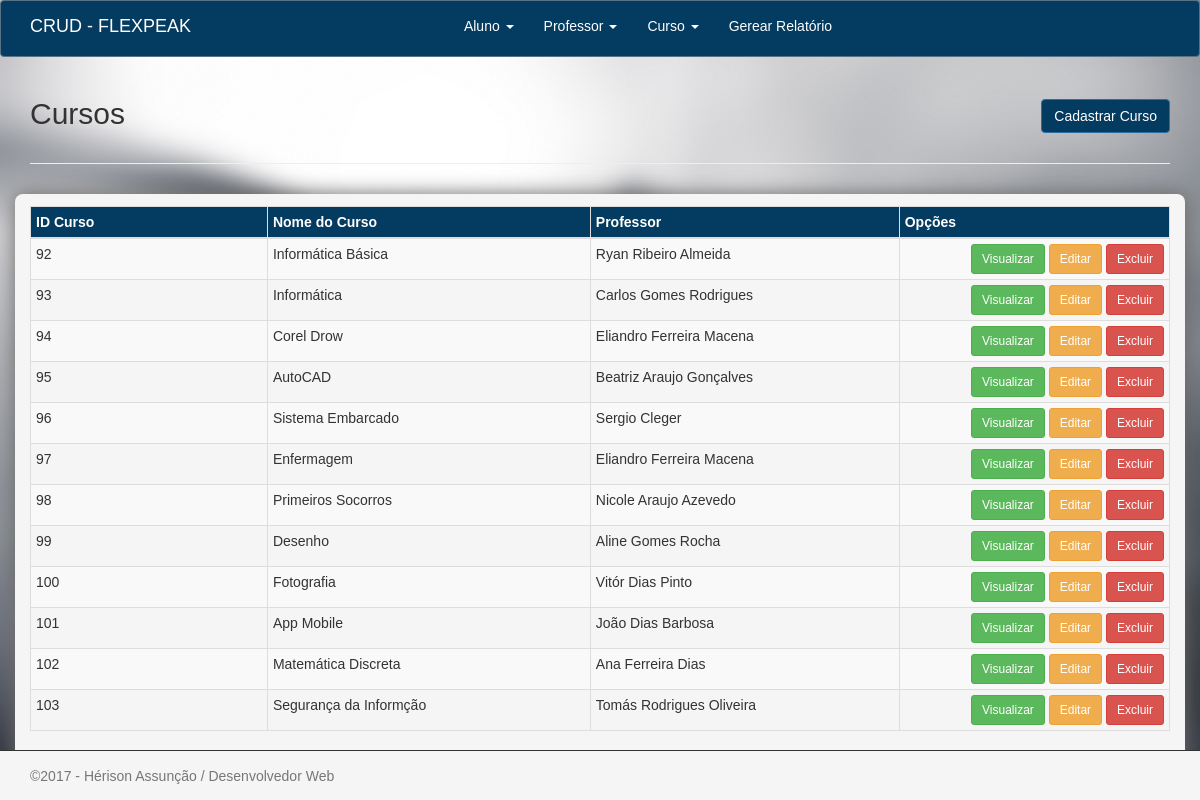
Page /index.php/cursos/GerenciarCurso on the committed database.
### tables this page shows
CREATE TABLE `cursos` (
  `id_curso` int(11) NOT NULL,
  `nome` varchar(150) NOT NULL,
  `data_criacao` timestamp NOT NULL DEFAULT CURRENT_TIMESTAMP,
  `id_professor` int(11) DEFAULT '0'
);

CREATE TABLE `professores` (
  `id_professor` int(11) NOT NULL,
  `nome` varchar(150) NOT NULL,
  `data_nascimento` date NOT NULL,
  `data_criacao` timestamp NOT NULL DEFAULT CURRENT_TIMESTAMP
);

### application/controllers/Cursos.php (called while the page is built, shortened)
<?php
class Cursos extends CI_Controller{
    public function GerenciarCurso(){
        $this->load->model("cursos_model");
        $dados['cursos'] =  $this->cursos_model->buscaTodos();
        $this->load->view('cursos/gerenciar-curso', $dados);
    }
}
?>

### index.php (called while the page is built, shortened)
<?php
require_once BASEPATH.'core/CodeIgniter.php';

### application/models/Cursos_model.php (called while the page is built, shortened)
<?php
class cursos_model extends CI_Model
{
    public function buscaTodos()
    {
        $this->db->select('id_curso, c.nome nome_curso, c.data_criacao criacao_curso, p.id_professor, p.nome nome_professor');
        $this->db->from('cursos c');
        $this->db->join('professores p', 'c.id_professor = p.id_professor');
        $this->db->order_by("id_curso", "asc");
        return $query = $this->db->get()->result_array();
    }
}

### application/views/cursos/gerenciar-curso.php (the view, shortened to what this page needs)
<div class="container bloco-titulo">
    <div class="row">
        <div class="col-xs-6">
            <h2 class="">Cursos</h2>
        </div>
        <div class="col-xs-6 text-right h2">
            <a href="<?=base_url('cursos/cadastro-curso')?>" class="btn btn-primary botao">Cadastrar Curso</a>
        </div>
    </div>
    <hr>
</div>
<div class="container bloco-estilo">
    <table class="table table-hover table-striped table-bordered table-condensed tabled">
        <thead class="" >
        <tr class="bg-primary">
            <th width="4%">ID Curso</th>
            <th width="5%">Nome do Curso</th>
            <th width="5%">Professor</th>
            <th width="4%">Opções</th>
        </tr>
        </thead>
        <tbody>
        <?php if ($cursos) : ?>
            <?php foreach ($cursos as $curso) : ?>
                <tr>
                    <td><?php echo $curso['id_curso']; ?></td>
                    <td><?php echo $curso['nome_curso']; ?></td>
                    <td><?php echo $curso['nome_professor']; ?></td>
                    <td class="actions text-right">
                        <a href="<?=base_url('cursos/visualizarcurso/'.$curso['id_curso'])?>" class="btn btn-sm btn-success"><i class=""></i>Visualizar</a>
                        <a href="<?=base_url('cursos/editarcurso/'.$curso['id_curso'])?>" class="btn btn-sm btn-warning"><i class=""></i> Editar</a>
                        <a href="<?=base_url('cursos/excluircurso/'.$curso['id_curso'])?>" class="btn btn-sm btn-danger"><i class=""></i>Excluir</a>
                    </td>
                </tr>
            <?php endforeach; ?>
        <?php else : ?>
            <tr>
                <td colspan="6">Nenhum registro encontrado.</td>
            </tr>
        <?php endif; ?>
        </tbody>
    </table>
</div>

### assets/css/estilo.css (style rules this page uses)
html, body { height: 100%; background: url(../img/img1.jpg) no-repeat center #333; background-size: cover; }
html, * { margin: 0; padding: 0; }
body { font-family: 'calibri light', calibri, arial, sans-serif; }
.bloco-titulo { padding-top: px; padding-bottom: 0px; }
.bloco-estilo { margin-top: 10px; padding-bottom: 40px; background-color: whitesmoke; border-radius: 8px; box-shadow: 0px 0px 20px #666; }
.btn-primary { background-color: #043b60 !important; }
.bg-primary { background-color: #043b60 !important; }
.tabled { margin-top: 12px; }

### rows in the picture
cursos: id_curso "92", nome "Informática Básica", id_professor.nome "Ryan Ribeiro Almeida"
cursos: id_curso "93", nome "Informática", id_professor.nome "Carlos Gomes Rodrigues"
cursos: id_curso "94", nome "Corel Drow", id_professor.nome "Eliandro Ferreira Macena"
cursos: id_curso "95", nome "AutoCAD", id_professor.nome "Beatriz Araujo Gonçalves"
cursos: id_curso "96", nome "Sistema Embarcado", id_professor.nome "Sergio Cleger"
cursos: id_curso "97", nome "Enfermagem", id_professor.nome "Eliandro Ferreira Macena"
cursos: id_curso "98", nome "Primeiros Socorros", id_professor.nome "Nicole Araujo Azevedo"
cursos: id_curso "99", nome "Desenho", id_professor.nome "Aline Gomes Rocha"
cursos: id_curso "100", nome "Fotografia", id_professor.nome "Vitór Dias Pinto"
cursos: id_curso "101", nome "App Mobile", id_professor.nome "João Dias Barbosa"
cursos: id_curso "102", nome "Matemática Discreta", id_professor.nome "Ana Ferreira Dias"
cursos: id_curso "103", nome "Segurança da Informção", id_professor.nome "Tomás Rodrigues Oliveira"
